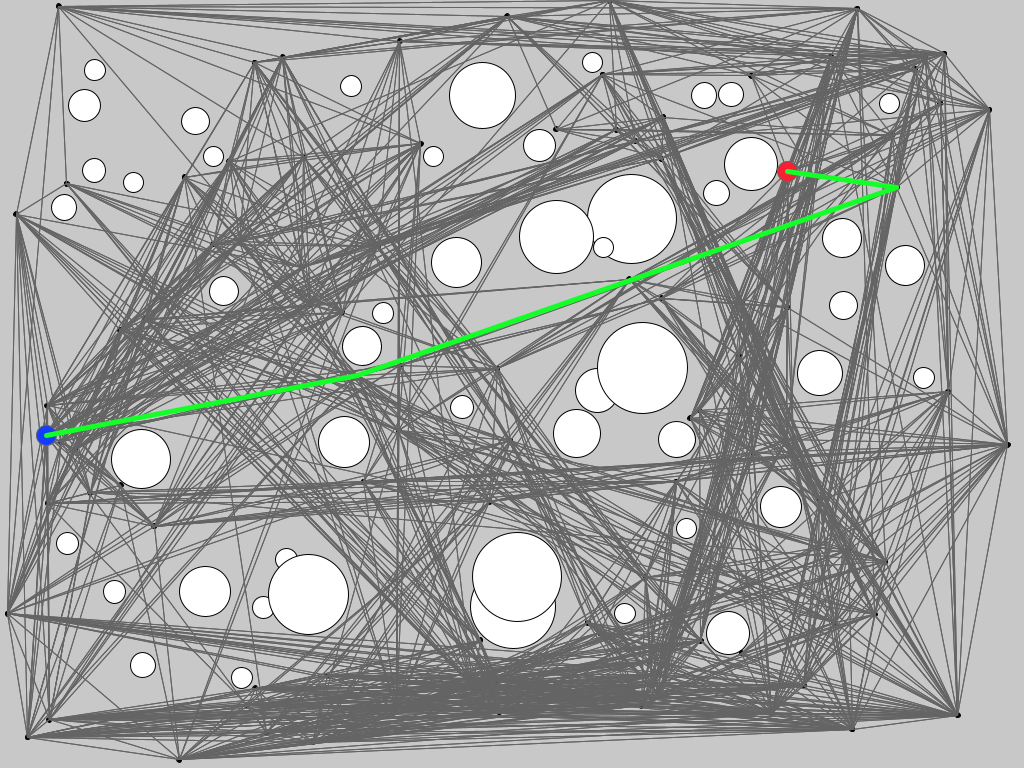
Frame 1 (no input)
Frame 60 (the mouse pressed at the canvas centre just before this capture): identical to frame 1, image omitted
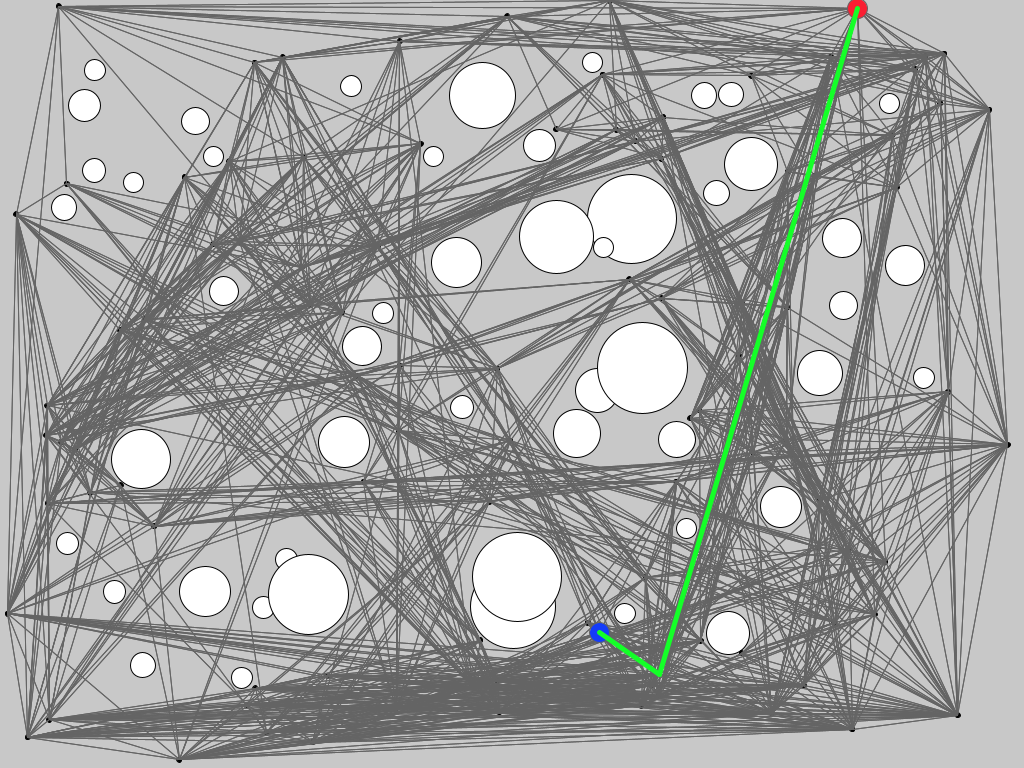
Frame 120 (the mouse held since frame 60 and released just before this capture)

The Processing sketch that drew these frames (run headless with seeded random() and noise(); from frame 60 on, the mouse is pressed at the canvas centre):

// Processing sketch: lecture5-prm
// ── lecture5-prm.pde
//CSCI 5611 - Graph Search & Planning
//PRM Sample Code [Exercise]
// Stephen J. Guy <sjguy@umn.edu>

/*
TODO:
  1. Add a function so that when you press the 'r' key, the obstacles move to
     new random locations with new random radii. Also, be sure to make a new
     PRM and plan a path over these new obstacles.
     [Hint: Look at setup() to see how I place obstacles, build the PRM, and run the BFS]
  2. Currently edge connections of any length are allowed. Update the connectNeighbors()
     function to only allow edges if their length is less than 200 pixels. What use is there
     for this? Why do you think people sometimes put a maximum length on PRM edges?
  3. The function, closestNode() is supposed to return the ID of the PRM node 
     that is closest to the passed-in point. However, it currently returns a 
     random node. Once you fix the function, you should see that clicking with 
     the mouse lets you select the red goal node.
  4. You can see we define a box obstacle with a top left corner, and a width and height.
     I have already written code to draw this box with the rect() command. Uncomment
     the code, to see the box drawn.
  5. For the PRM to be collision free wrt the box we need to make sure no nodes are
     inside and box, and that none of the between-none edges between nodes intersect the box:
       A. Complete in the pointInBox() routine in the CollisionLibrary
       B. Use pointInBox() inside generateRandomNodes() to ensure all PRM nodes
          generated are outside of the box
       C. Use the already existing rayBoxIntersect() to test the edges between 
          PRM nodes with the box
    Test each sub-step individually. If all three work, the planned path should
    be collision free with all of the circles and the box.
  6. Pressing the arrow keys will move the pink box. Update the code to make
    sure the PRM and the planned path get updated as the box moves.
    
Challenge:
  1. Add support for a list of rectangle obstacles.
  2. Let the user use the mouse to click and drag the obstacles.
*/


//A list of circle obstacles
static int numObstacles = 50;
Vec2 circlePos[] = new Vec2[numObstacles]; //Circle positions
float circleRad[] = new float[numObstacles];  //Circle radii

//A box obstacle
Vec2 boxTopLeft = new Vec2(100,100);
float boxW = 100;
float boxH = 250;

Vec2 startPos = new Vec2(100,500);
Vec2 goalPos = new Vec2(500,200);


void placeRandomObstacles(){
  //Initial obstacle position
  for (int i = 0; i < numObstacles; i++){
    circlePos[i] = new Vec2(random(50,950),random(50,700));
    circleRad[i] = (10+40*pow(random(1),3));
  }
}

int strokeWidth = 2;
void setup(){
  size(1024,768);
  placeRandomObstacles();
  buildPRM(circlePos, circleRad, boxTopLeft, boxW, boxH);
  runBFS(closestNode(startPos),closestNode(goalPos));
}

void draw(){
  //println("FrameRate:",frameRate);
  strokeWeight(1);
  background(200); //Grey background
  stroke(0,0,0);
  fill(255,255,255);
  
  
  //Draw the circle obstacles
  for (int i = 0; i < numObstacles; i++){
    Vec2 c = circlePos[i];
    float r = circleRad[i];
    circle(c.x,c.y,r*2);
  }
  
  //Draw the box obstacles
  //TODO: Uncomment this to draw the box
  //fill(250,200,200);
  //rect(boxTopLeft.x, boxTopLeft.y, boxW, boxH);
  
  //Draw PRM Nodes
  fill(0);
  for (int i = 0; i < numNodes; i++){
    circle(nodePos[i].x,nodePos[i].y,5);
  }
  
  //Draw graph
  stroke(100,100,100);
  strokeWeight(1);
  for (int i = 0; i < numNodes; i++){
    for (int j : neighbors[i]){
      line(nodePos[i].x,nodePos[i].y,nodePos[j].x,nodePos[j].y);
    }
  }
  
  //Draw Start and Goal
  fill(20,60,250);
  circle(nodePos[startNode].x,nodePos[startNode].y,20);
  //circle(startPos.x,startPos.y,20);
  fill(250,30,50);
  circle(nodePos[goalNode].x,nodePos[goalNode].y,20);
  //circle(goalPos.x,goalPos.y,20);
  
  //Draw Planned Path
  stroke(20,255,40);
  strokeWeight(5);
  for (int i = 0; i < path.size()-1; i++){
    int curNode = path.get(i);
    int nextNode = path.get(i+1);
    line(nodePos[curNode].x,nodePos[curNode].y,nodePos[nextNode].x,nodePos[nextNode].y);
  }
  
}

void keyPressed(){
  if (key == 'r'){
    //TODO: Randomize obstacle positions and radii
    //      Also, replan for these new obstacles.
  }
  
  if (keyCode == RIGHT){
    boxTopLeft.x += 10;
  }
  if (keyCode == LEFT){
    boxTopLeft.x -= 10;
  }
  if (keyCode == UP){
    boxTopLeft.y -= 10;
  }
  if (keyCode == DOWN){
    boxTopLeft.y += 10;
  }
}

int closestNode(Vec2 point){
  //TODO: Return the closest node the passed in point
  return int(random(numNodes));
}

void mousePressed(){
  goalPos = new Vec2(mouseX, mouseY);
  println("New Goal is",goalPos.x, goalPos.y);
  runBFS(closestNode(startPos),closestNode(goalPos));
}



/////////
// Point Intersection Tests
/////////

//Returns true if the point is inside a box
boolean pointInBox(Vec2 boxTopLeft, float boxW, float boxH, Vec2 pointPos){
  //TODO: Return true if the point is actually inside the box
  return false;
}

//Returns true if the point is inside a circle
boolean pointInCircle(Vec2 center, float r, Vec2 pointPos){
  float dist = pointPos.distanceTo(center);
  if (dist < r+2){ //small safety factor
    return true;
  }
  return false;
}

//Returns true if the point is inside a list of circle
boolean pointInCircleList(Vec2[] centers, float[] radii, Vec2 pointPos){
  for (int i = 0; i < numObstacles; i++){
    Vec2 center =  centers[i];
    float r = radii[i];
    if (pointInCircle(center,r,pointPos)){
      return true;
    }
  }
  return false;
}




/////////
// Ray Intersection Tests
/////////

class hitInfo{
  public boolean hit = false;
  public float t = 9999999;
}

hitInfo rayBoxIntersect(Vec2 boxTopLeft, float boxW, float boxH, Vec2 ray_start, Vec2 ray_dir, float max_t){
  hitInfo hit = new hitInfo();
  hit.hit = true;
  
  float t_left_x, t_right_x, t_top_y, t_bot_y;
  t_left_x = (boxTopLeft.x - ray_start.x)/ray_dir.x;
  t_right_x = (boxTopLeft.x + boxW - ray_start.x)/ray_dir.x;
  t_top_y = (boxTopLeft.y - ray_start.y)/ray_dir.y;
  t_bot_y = (boxTopLeft.y + boxH - ray_start.y)/ray_dir.y;
  
  float t_max_x = max(t_left_x,t_right_x);
  float t_max_y = max(t_top_y,t_bot_y);
  float t_max = min(t_max_x,t_max_y); //When the ray exists the box
  
  float t_min_x = min(t_left_x,t_right_x);
  float t_min_y = min(t_top_y,t_bot_y);
  float t_min = max(t_min_x,t_min_y); //When the ray enters the box
  
  
  //The the box is behind the ray (negative t)
  if (t_max < 0){
    hit.hit = false;
    hit.t = t_max;
    return hit;
  }
  
  //The ray never hits the box
  if (t_min > t_max){
    hit.hit = false;
  }
  
  //The ray hits, but further out than max_t
  if (t_min > max_t){
    hit.hit = false;
  }
  
  hit.t = t_min;
  return hit;
}

hitInfo rayCircleIntesect(Vec2 center, float r, Vec2 l_start, Vec2 l_dir, float max_t){
  hitInfo hit = new hitInfo();
  
  //Step 2: Compute W - a displacement vector pointing from the start of the line segment to the center of the circle
    Vec2 toCircle = center.minus(l_start);
    
    //Step 3: Solve quadratic equation for intersection point (in terms of l_dir and toCircle)
    float a = 1;  //Length of l_dir (we normalized it)
    float b = -2*dot(l_dir,toCircle); //-2*dot(l_dir,toCircle)
    float c = toCircle.lengthSqr() - (r+strokeWidth)*(r+strokeWidth); //different of squared distances
    
    float d = b*b - 4*a*c; //discriminant 
    
    if (d >=0 ){ 
      //If d is positive we know the line is colliding, but we need to check if the collision line within the line segment
      //  ... this means t will be between 0 and the length of the line segment
      float t1 = (-b - sqrt(d))/(2*a); //Optimization: we only need the first collision
      float t2 = (-b + sqrt(d))/(2*a); //Optimization: we only need the first collision
      //println(hit.t,t1,t2);
      if (t1 > 0 && t1 < max_t){
        hit.hit = true;
        hit.t = t1;
      }
      else if (t1 < 0 && t2 > 0){
        hit.hit = true;
        hit.t = -1;
      }
      
    }
    
  return hit;
}

hitInfo rayCircleListIntesect(Vec2[] centers, float[] radii, Vec2 l_start, Vec2 l_dir, float max_t){
  hitInfo hit = new hitInfo();
  hit.t = max_t;
  for (int i = 0; i < numObstacles; i++){
    Vec2 center = centers[i];
    float r = radii[i];
    
    hitInfo circleHit = rayCircleIntesect(center, r, l_start, l_dir, hit.t);
    if (circleHit.t > 0 && circleHit.t < hit.t){
      hit.hit = true;
      hit.t = circleHit.t;
    }
    else if (circleHit.hit && circleHit.t < 0){
      hit.hit = true;
      hit.t = -1;
    }
  }
  return hit;
}




/////////////////////////////////
// A Probabilistic Roadmap (PRM)
////////////////////////////////

static int numNodes = 100;

//The optimal path found along the PRM
ArrayList<Integer> path = new ArrayList();
int startNode, goalNode; //The actual node the PRM tries to connect do

//Represent our graph structure as 3 lists
ArrayList<Integer>[] neighbors = new ArrayList[numNodes];  //A list of neighbors can can be reached from a given node
Boolean[] visited = new Boolean[numNodes]; //A list which store if a given node has been visited
int[] parent = new int[numNodes]; //A list which stores the best previous node on the optimal path to reach this node

//The PRM uses the above graph, along with a list of node positions
Vec2[] nodePos = new Vec2[numNodes];

//Generate non-colliding PRM nodes
void generateRandomNodes(Vec2[] circleCenters, float[] circleRadii, Vec2 boxTopLeft, float boxW, float boxH){
  for (int i = 0; i < numNodes; i++){
    Vec2 randPos = new Vec2(random(width),random(height));
    boolean insideAnyCircle = pointInCircleList(circleCenters,circleRadii,randPos);
    while (insideAnyCircle){
      randPos = new Vec2(random(width),random(height));
      insideAnyCircle = pointInCircleList(circleCenters,circleRadii,randPos);
    }
    nodePos[i] = randPos;
  }
}


//Set which nodes are connected to which neighbors based on PRM rules
void connectNeighbors(){
  for (int i = 0; i < numNodes; i++){
    neighbors[i] = new ArrayList<Integer>();  //Clear neighbors list
    for (int j = 0; j < numNodes; j++){
      if (i == j) continue; //don't connect to myself 
      Vec2 dir = nodePos[j].minus(nodePos[i]).normalized();
      float distBetween = nodePos[i].distanceTo(nodePos[j]);
      hitInfo circleListCheck = rayCircleListIntesect(circlePos, circleRad, nodePos[i], dir, distBetween);
      if (!circleListCheck.hit){
        neighbors[i].add(j);
      }
    }
  }
}

//Build the PRM
// 1. Generate collision-free nodes
// 2. Connect mutually visible nodes as graph neighbors
void buildPRM(Vec2[] circleCenters, float[] circleRadii, Vec2 boxTopLeft, float boxW, float boxH){
  generateRandomNodes(circleCenters, circleRadii, boxTopLeft, boxW, boxH);
  connectNeighbors();
}

//BFS
void runBFS(int startID, int goalID){
  startNode = startID;
  goalNode = goalID;
  ArrayList<Integer> fringe = new ArrayList();  //Make a new, empty fringe
  path = new ArrayList(); //Reset path
  for (int i = 0; i < numNodes; i++) { //Clear visit tags and parent pointers
    visited[i] = false;
    parent[i] = -1; //No parent yet
  }

  println("\nBeginning Search");
  
  visited[startID] = true;
  fringe.add(startID);
  println("Adding node", startID, "(start) to the fringe.");
  println(" Current Fring: ", fringe);
  
  while (fringe.size() > 0){
    int currentNode = fringe.get(0);
    fringe.remove(0);
    if (currentNode == goalID){
      println("Goal found!");
      break;
    }
    for (int i = 0; i < neighbors[currentNode].size(); i++){
      int neighborNode = neighbors[currentNode].get(i);
      if (!visited[neighborNode]){
        visited[neighborNode] = true;
        parent[neighborNode] = currentNode;
        fringe.add(neighborNode);
        println("Added node", neighborNode, "to the fringe.");
        println(" Current Fringe: ", fringe);
      }
    } 
  }
  
  print("\nReverse path: ");
  int prevNode = parent[goalID];
  path.add(0,goalID);
  print(goalID, " ");
  while (prevNode >= 0){
    print(prevNode," ");
    path.add(0,prevNode);
    prevNode = parent[prevNode];
  }
  print("\n");
}




/////////////////////////////////
// Vec2 Library
////////////////////////////////

public class Vec2 {
  public float x, y;
  
  public Vec2(float x, float y){
    this.x = x;
    this.y = y;
  }
  
  public String toString(){
    return "(" + x+ "," + y +")";
  }
  
  public float length(){
    return sqrt(x*x+y*y);
  }
  
  public float lengthSqr(){
    return x*x+y*y;
  }
  
  public Vec2 plus(Vec2 rhs){
    return new Vec2(x+rhs.x, y+rhs.y);
  }
  
  public void add(Vec2 rhs){
    x += rhs.x;
    y += rhs.y;
  }
  
  public Vec2 minus(Vec2 rhs){
    return new Vec2(x-rhs.x, y-rhs.y);
  }
  
  public void subtract(Vec2 rhs){
    x -= rhs.x;
    y -= rhs.y;
  }
  
  public Vec2 times(float rhs){
    return new Vec2(x*rhs, y*rhs);
  }
  
  public void mul(float rhs){
    x *= rhs;
    y *= rhs;
  }
  
  public void clampToLength(float maxL){
    float magnitude = sqrt(x*x + y*y);
    if (magnitude > maxL){
      x *= maxL/magnitude;
      y *= maxL/magnitude;
    }
  }
  
  public void setToLength(float newL){
    float magnitude = sqrt(x*x + y*y);
    x *= newL/magnitude;
    y *= newL/magnitude;
  }
  
  public void normalize(){
    float magnitude = sqrt(x*x + y*y);
    x /= magnitude;
    y /= magnitude;
  }
  
  public Vec2 normalized(){
    float magnitude = sqrt(x*x + y*y);
    return new Vec2(x/magnitude, y/magnitude);
  }
  
  public float distanceTo(Vec2 rhs){
    float dx = rhs.x - x;
    float dy = rhs.y - y;
    return sqrt(dx*dx + dy*dy);
  }
}

Vec2 interpolate(Vec2 a, Vec2 b, float t){
  return a.plus((b.minus(a)).times(t));
}

float interpolate(float a, float b, float t){
  return a + ((b-a)*t);
}

float dot(Vec2 a, Vec2 b){
  return a.x*b.x + a.y*b.y;
}

Vec2 projAB(Vec2 a, Vec2 b){
  return b.times(a.x*b.x + a.y*b.y);
}

// ── PRM_Exercise_SingleFile.pde
// //CSCI 5611 - Graph Search & Planning
// //PRM Sample Code [Exercise]
// // Stephen J. Guy <sjguy@umn.edu>

// /*
// TODO:
//   1. Add a function so that when you press the 'r' key, the obstacles move to
//      new random locations with new random radii. Also, be sure to make a new
//      PRM and plan a path over these new obstacles.
//      [Hint: Look at setup() to see how I place obstacles, build the PRM, and run the BFS]
//   2. Currently edge connections of any length are allowed. Update the connectNeighbors()
//      function to only allow edges if their length is less than 200 pixels. What use is there
//      for this? Why do you think people sometimes put a maximum length on PRM edges?
//   3. The function, closestNode() is supposed to return the ID of the PRM node 
//      that is closest to the passed-in point. However, it currently returns a 
//      random node. Once you fix the function, you should see that clicking with 
//      the mouse lets you select the red goal node.
//   4. You can see we define a box obstacle with a top left corner, and a width and height.
//      I have already written code to draw this box with the rect() command. Uncomment
//      the code, to see the box drawn.
//   5. For the PRM to be collision free wrt the box we need to make sure no nodes are
//      inside and box, and that none of the between-none edges between nodes intersect the box:
//        A. Complete in the pointInBox() routine in the CollisionLibrary
//        B. Use pointInBox() inside generateRandomNodes() to ensure all PRM nodes
//           generated are outside of the box
//        C. Use the already existing rayBoxIntersect() to test the edges between 
//           PRM nodes with the box
//     Test each sub-step individually. If all three work, the planned path should
//     be collision free with all of the circles and the box.
//   6. Pressing the arrow keys will move the pink box. Update the code to make
//     sure the PRM and the planned path get updated as the box moves.
    
// Challenge:
//   1. Add support for a list of rectangle obstacles.
//   2. Let the user use the mouse to click and drag the obstacles.
// */


// //A list of circle obstacles
// static int numObstacles = 50;
// Vec2 circlePos[] = new Vec2[numObstacles]; //Circle positions
// float circleRad[] = new float[numObstacles];  //Circle radii

// //A box obstacle
// Vec2 boxTopLeft = new Vec2(100,100);
// float boxW = 100;
// float boxH = 250;

// Vec2 startPos = new Vec2(100,500);
// Vec2 goalPos = new Vec2(500,200);


// void placeRandomObstacles(){
//   //Initial obstacle position
//   for (int i = 0; i < numObstacles; i++){
//     circlePos[i] = new Vec2(random(50,950),random(50,700));
//     circleRad[i] = (10+40*pow(random(1),3));
//   }
// }

// int strokeWidth = 2;
// void setup(){
//   size(1024,768);
//   placeRandomObstacles();
//   buildPRM(circlePos, circleRad, boxTopLeft, boxW, boxH);
//   runBFS(closestNode(startPos),closestNode(goalPos));
// }

// void draw(){
//   //println("FrameRate:",frameRate);
//   strokeWeight(1);
//   background(200); //Grey background
//   stroke(0,0,0);
//   fill(255,255,255);
  
  
//   //Draw the circle obstacles
//   for (int i = 0; i < numObstacles; i++){
//     Vec2 c = circlePos[i];
//     float r = circleRad[i];
//     circle(c.x,c.y,r*2);
//   }
  
//   //Draw the box obstacles
//   //TODO: Uncomment this to draw the box
//   //fill(250,200,200);
//   //rect(boxTopLeft.x, boxTopLeft.y, boxW, boxH);
  
//   //Draw PRM Nodes
//   fill(0);
//   for (int i = 0; i < numNodes; i++){
//     circle(nodePos[i].x,nodePos[i].y,5);
//   }
  
//   //Draw graph
//   stroke(100,100,100);
//   strokeWeight(1);
//   for (int i = 0; i < numNodes; i++){
//     for (int j : neighbors[i]){
//       line(nodePos[i].x,nodePos[i].y,nodePos[j].x,nodePos[j].y);
//     }
//   }
  
//   //Draw Start and Goal
//   fill(20,60,250);
//   circle(nodePos[startNode].x,nodePos[startNode].y,20);
//   //circle(startPos.x,startPos.y,20);
//   fill(250,30,50);
//   circle(nodePos[goalNode].x,nodePos[goalNode].y,20);
//   //circle(goalPos.x,goalPos.y,20);
  
//   //Draw Planned Path
//   stroke(20,255,40);
//   strokeWeight(5);
//   for (int i = 0; i < path.size()-1; i++){
//     int curNode = path.get(i);
//     int nextNode = path.get(i+1);
//     line(nodePos[curNode].x,nodePos[curNode].y,nodePos[nextNode].x,nodePos[nextNode].y);
//   }
  
// }

// void keyPressed(){
//   if (key == 'r'){
//     //TODO: Randomize obstacle positions and radii
//     //      Also, replan for these new obstacles.
//   }
  
//   if (keyCode == RIGHT){
//     boxTopLeft.x += 10;
//   }
//   if (keyCode == LEFT){
//     boxTopLeft.x -= 10;
//   }
//   if (keyCode == UP){
//     boxTopLeft.y -= 10;
//   }
//   if (keyCode == DOWN){
//     boxTopLeft.y += 10;
//   }
// }

// int closestNode(Vec2 point){
//   //TODO: Return the closest node the passed in point
//   return int(random(numNodes));
// }

// void mousePressed(){
//   goalPos = new Vec2(mouseX, mouseY);
//   println("New Goal is",goalPos.x, goalPos.y);
//   runBFS(closestNode(startPos),closestNode(goalPos));
// }



// /////////
// // Point Intersection Tests
// /////////

// //Returns true if the point is inside a box
// boolean pointInBox(Vec2 boxTopLeft, float boxW, float boxH, Vec2 pointPos){
//   //TODO: Return true if the point is actually inside the box
//   return false;
// }

// //Returns true if the point is inside a circle
// boolean pointInCircle(Vec2 center, float r, Vec2 pointPos){
//   float dist = pointPos.distanceTo(center);
//   if (dist < r+2){ //small safety factor
//     return true;
//   }
//   return false;
// }

// //Returns true if the point is inside a list of circle
// boolean pointInCircleList(Vec2[] centers, float[] radii, Vec2 pointPos){
//   for (int i = 0; i < numObstacles; i++){
//     Vec2 center =  centers[i];
//     float r = radii[i];
//     if (pointInCircle(center,r,pointPos)){
//       return true;
//     }
//   }
//   return false;
// }




// /////////
// // Ray Intersection Tests
// /////////

// class hitInfo{
//   public boolean hit = false;
//   public float t = 9999999;
// }

// hitInfo rayBoxIntersect(Vec2 boxTopLeft, float boxW, float boxH, Vec2 ray_start, Vec2 ray_dir, float max_t){
//   hitInfo hit = new hitInfo();
//   hit.hit = true;
  
//   float t_left_x, t_right_x, t_top_y, t_bot_y;
//   t_left_x = (boxTopLeft.x - ray_start.x)/ray_dir.x;
//   t_right_x = (boxTopLeft.x + boxW - ray_start.x)/ray_dir.x;
//   t_top_y = (boxTopLeft.y - ray_start.y)/ray_dir.y;
//   t_bot_y = (boxTopLeft.y + boxH - ray_start.y)/ray_dir.y;
  
//   float t_max_x = max(t_left_x,t_right_x);
//   float t_max_y = max(t_top_y,t_bot_y);
//   float t_max = min(t_max_x,t_max_y); //When the ray exists the box
  
//   float t_min_x = min(t_left_x,t_right_x);
//   float t_min_y = min(t_top_y,t_bot_y);
//   float t_min = max(t_min_x,t_min_y); //When the ray enters the box
  
  
//   //The the box is behind the ray (negative t)
//   if (t_max < 0){
//     hit.hit = false;
//     hit.t = t_max;
//     return hit;
//   }
  
//   //The ray never hits the box
//   if (t_min > t_max){
//     hit.hit = false;
//   }
  
//   //The ray hits, but further out than max_t
//   if (t_min > max_t){
//     hit.hit = false;
//   }
  
//   hit.t = t_min;
//   return hit;
// }

// hitInfo rayCircleIntesect(Vec2 center, float r, Vec2 l_start, Vec2 l_dir, float max_t){
//   hitInfo hit = new hitInfo();
  
//   //Step 2: Compute W - a displacement vector pointing from the start of the line segment to the center of the circle
//     Vec2 toCircle = center.minus(l_start);
    
//     //Step 3: Solve quadratic equation for intersection point (in terms of l_dir and toCircle)
//     float a = 1;  //Length of l_dir (we normalized it)
//     float b = -2*dot(l_dir,toCircle); //-2*dot(l_dir,toCircle)
//     float c = toCircle.lengthSqr() - (r+strokeWidth)*(r+strokeWidth); //different of squared distances
    
//     float d = b*b - 4*a*c; //discriminant 
    
//     if (d >=0 ){ 
//       //If d is positive we know the line is colliding, but we need to check if the collision line within the line segment
//       //  ... this means t will be between 0 and the length of the line segment
//       float t1 = (-b - sqrt(d))/(2*a); //Optimization: we only need the first collision
//       float t2 = (-b + sqrt(d))/(2*a); //Optimization: we only need the first collision
//       //println(hit.t,t1,t2);
//       if (t1 > 0 && t1 < max_t){
//         hit.hit = true;
//         hit.t = t1;
//       }
//       else if (t1 < 0 && t2 > 0){
//         hit.hit = true;
//         hit.t = -1;
//       }
      
//     }
    
//   return hit;
// }

// hitInfo rayCircleListIntesect(Vec2[] centers, float[] radii, Vec2 l_start, Vec2 l_dir, float max_t){
//   hitInfo hit = new hitInfo();
//   hit.t = max_t;
//   for (int i = 0; i < numObstacles; i++){
//     Vec2 center = centers[i];
//     float r = radii[i];
    
//     hitInfo circleHit = rayCircleIntesect(center, r, l_start, l_dir, hit.t);
//     if (circleHit.t > 0 && circleHit.t < hit.t){
//       hit.hit = true;
//       hit.t = circleHit.t;
//     }
//     else if (circleHit.hit && circleHit.t < 0){
//       hit.hit = true;
//       hit.t = -1;
//     }
//   }
//   return hit;
// }




// /////////////////////////////////
// // A Probabilistic Roadmap (PRM)
// ////////////////////////////////

// static int numNodes = 100;

// //The optimal path found along the PRM
// ArrayList<Integer> path = new ArrayList();
// int startNode, goalNode; //The actual node the PRM tries to connect do

// //Represent our graph structure as 3 lists
// ArrayList<Integer>[] neighbors = new ArrayList[numNodes];  //A list of neighbors can can be reached from a given node
// Boolean[] visited = new Boolean[numNodes]; //A list which store if a given node has been visited
// int[] parent = new int[numNodes]; //A list which stores the best previous node on the optimal path to reach this node

// //The PRM uses the above graph, along with a list of node positions
// Vec2[] nodePos = new Vec2[numNodes];

// //Generate non-colliding PRM nodes
// void generateRandomNodes(Vec2[] circleCenters, float[] circleRadii, Vec2 boxTopLeft, float boxW, float boxH){
//   for (int i = 0; i < numNodes; i++){
//     Vec2 randPos = new Vec2(random(width),random(height));
//     boolean insideAnyCircle = pointInCircleList(circleCenters,circleRadii,randPos);
//     while (insideAnyCircle){
//       randPos = new Vec2(random(width),random(height));
//       insideAnyCircle = pointInCircleList(circleCenters,circleRadii,randPos);
//     }
//     nodePos[i] = randPos;
//   }
// }


// //Set which nodes are connected to which neighbors based on PRM rules
// void connectNeighbors(){
//   for (int i = 0; i < numNodes; i++){
//     neighbors[i] = new ArrayList<Integer>();  //Clear neighbors list
//     for (int j = 0; j < numNodes; j++){
//       if (i == j) continue; //don't connect to myself 
//       Vec2 dir = nodePos[j].minus(nodePos[i]).normalized();
//       float distBetween = nodePos[i].distanceTo(nodePos[j]);
//       hitInfo circleListCheck = rayCircleListIntesect(circlePos, circleRad, nodePos[i], dir, distBetween);
//       if (!circleListCheck.hit){
//         neighbors[i].add(j);
//       }
//     }
//   }
// }

// //Build the PRM
// // 1. Generate collision-free nodes
// // 2. Connect mutually visible nodes as graph neighbors
// void buildPRM(Vec2[] circleCenters, float[] circleRadii, Vec2 boxTopLeft, float boxW, float boxH){
//   generateRandomNodes(circleCenters, circleRadii, boxTopLeft, boxW, boxH);
//   connectNeighbors();
// }

// //BFS
// void runBFS(int startID, int goalID){
//   startNode = startID;
//   goalNode = goalID;
//   ArrayList<Integer> fringe = new ArrayList();  //Make a new, empty fringe
//   path = new ArrayList(); //Reset path
//   for (int i = 0; i < numNodes; i++) { //Clear visit tags and parent pointers
//     visited[i] = false;
//     parent[i] = -1; //No parent yet
//   }

//   println("\nBeginning Search");
  
//   visited[startID] = true;
//   fringe.add(startID);
//   println("Adding node", startID, "(start) to the fringe.");
//   println(" Current Fring: ", fringe);
  
//   while (fringe.size() > 0){
//     int currentNode = fringe.get(0);
//     fringe.remove(0);
//     if (currentNode == goalID){
//       println("Goal found!");
//       break;
//     }
//     for (int i = 0; i < neighbors[currentNode].size(); i++){
//       int neighborNode = neighbors[currentNode].get(i);
//       if (!visited[neighborNode]){
//         visited[neighborNode] = true;
//         parent[neighborNode] = currentNode;
//         fringe.add(neighborNode);
//         println("Added node", neighborNode, "to the fringe.");
//         println(" Current Fringe: ", fringe);
//       }
//     } 
//   }
  
//   print("\nReverse path: ");
//   int prevNode = parent[goalID];
//   path.add(0,goalID);
//   print(goalID, " ");
//   while (prevNode >= 0){
//     print(prevNode," ");
//     path.add(0,prevNode);
//     prevNode = parent[prevNode];
//   }
//   print("\n");
// }




// /////////////////////////////////
// // Vec2 Library
// ////////////////////////////////

// public class Vec2 {
//   public float x, y;
  
//   public Vec2(float x, float y){
//     this.x = x;
//     this.y = y;
//   }
  
//   public String toString(){
//     return "(" + x+ "," + y +")";
//   }
  
//   public float length(){
//     return sqrt(x*x+y*y);
//   }
  
//   public float lengthSqr(){
//     return x*x+y*y;
//   }
  
//   public Vec2 plus(Vec2 rhs){
//     return new Vec2(x+rhs.x, y+rhs.y);
//   }
  
//   public void add(Vec2 rhs){
//     x += rhs.x;
//     y += rhs.y;
//   }
  
//   public Vec2 minus(Vec2 rhs){
//     return new Vec2(x-rhs.x, y-rhs.y);
//   }
  
//   public void subtract(Vec2 rhs){
//     x -= rhs.x;
//     y -= rhs.y;
//   }
  
//   public Vec2 times(float rhs){
//     return new Vec2(x*rhs, y*rhs);
//   }
  
//   public void mul(float rhs){
//     x *= rhs;
//     y *= rhs;
//   }
  
//   public void clampToLength(float maxL){
//     float magnitude = sqrt(x*x + y*y);
//     if (magnitude > maxL){
//       x *= maxL/magnitude;
//       y *= maxL/magnitude;
//     }
//   }
  
//   public void setToLength(float newL){
//     float magnitude = sqrt(x*x + y*y);
//     x *= newL/magnitude;
//     y *= newL/magnitude;
//   }
  
//   public void normalize(){
//     float magnitude = sqrt(x*x + y*y);
//     x /= magnitude;
//     y /= magnitude;
//   }
  
//   public Vec2 normalized(){
//     float magnitude = sqrt(x*x + y*y);
//     return new Vec2(x/magnitude, y/magnitude);
//   }
  
//   public float distanceTo(Vec2 rhs){
//     float dx = rhs.x - x;
//     float dy = rhs.y - y;
//     return sqrt(dx*dx + dy*dy);
//   }
// }

// Vec2 interpolate(Vec2 a, Vec2 b, float t){
//   return a.plus((b.minus(a)).times(t));
// }

// float interpolate(float a, float b, float t){
//   return a + ((b-a)*t);
// }

// float dot(Vec2 a, Vec2 b){
//   return a.x*b.x + a.y*b.y;
// }

// Vec2 projAB(Vec2 a, Vec2 b){
//   return b.times(a.x*b.x + a.y*b.y);
// }
